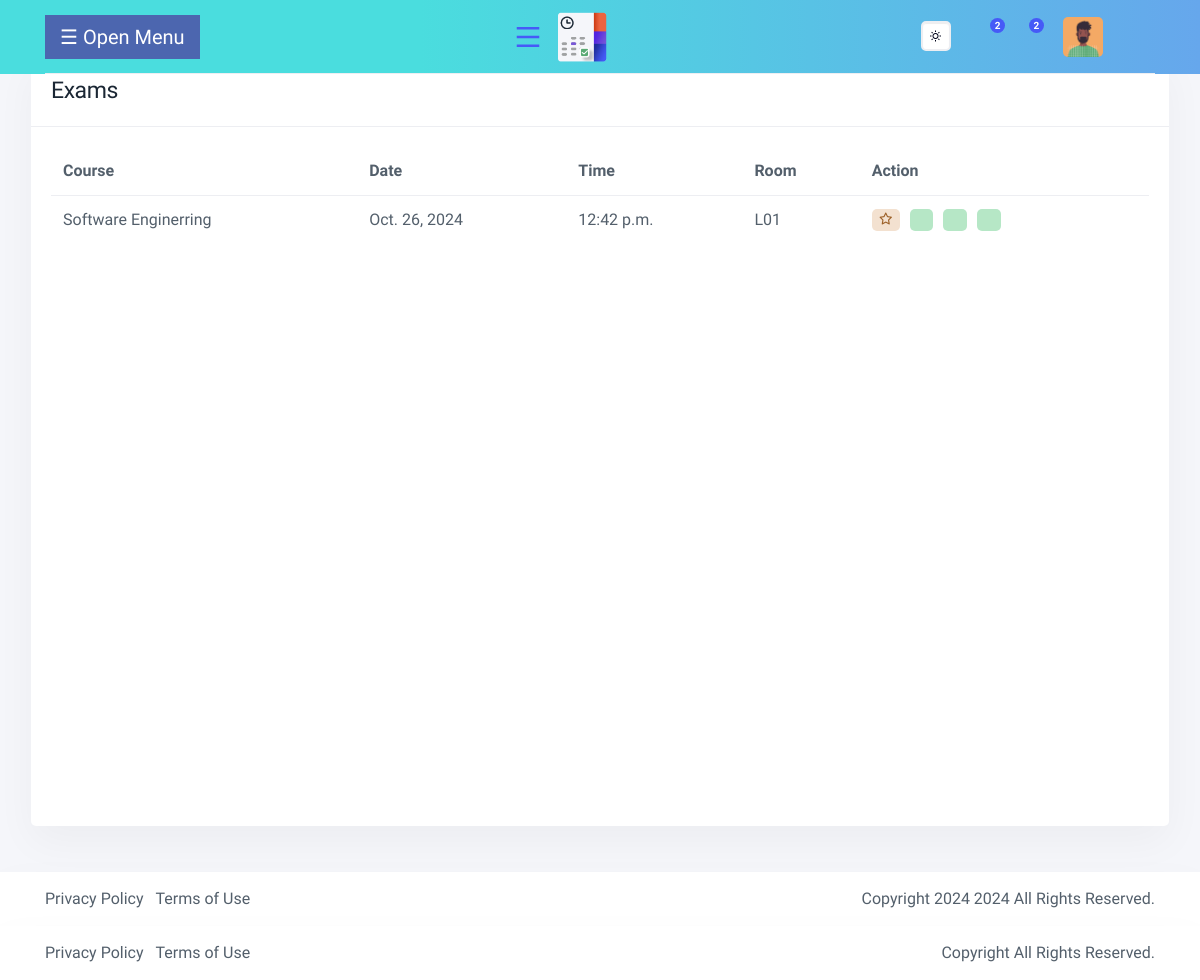
The page /exam_list/ on the database its author committed.
### exam_timetable/models.py (models this page shows, shortened)
class Exam(models.Model):
    course = models.ForeignKey(Course, on_delete=models.CASCADE)
    date = models.DateField()
    time = models.TimeField()
    duration = models.DurationField(help_text="Exam duration in hours")
    room = models.CharField(max_length=50)

class Course(models.Model):
    course_code = models.CharField(max_length=20, unique=True)
    course_name = models.CharField(max_length=100)
    faculty = models.ForeignKey(Faculty, on_delete=models.CASCADE)
    students = models.ManyToManyField(Student, related_name='courses')

### exam_timetable/views.py (the view)
# urls.py: path('exam_list/', views.exam_list, name='exam_list'),
def exam_list(request):
    exams = Exam.objects.all()
    return render(request, 'exam_timetable/exam_list.html', {'exams': exams})

### templates/exam_timetable/exam_list.html (shortened to what this page needs)
{% include '../a_header.html' %}
{% load static %}
    <link rel="stylesheet" href="https://cdn.datatables.net/1.13.6/css/jquery.dataTables.min.css">
    <div class="content-page" id="main">
        <div class="container-fluid   mt-5">
            <div class="row mt-3 main_card_sec">
                <div class="col-lg-12">
                    <div class="card card-block card-stretch card-height">
                        <div class="card-header d-flex justify-content-between">
                            <div class="iq-header-title">
                                <h4 class="card-title mb-0">Exams </h4>
                            </div>
                        </div>
                        <div class="card-body">
                            <div class="table-responsive data-table">
                                <table id="courseTable" class="data-tables table" style="width:100%">
                                    <thead>
                                        <tr>
                                            <th>Course</th>
                                            <th>Date</th>
                                            <th>Time</th>
                                            <th>Room</th>
                                            <th>Action</th>
                                        </tr>
                                    </thead>
                                    <tbody>
                                        {% for exam in exams %}
                                        <tr>
                                                <td>{{ exam.course.course_name }}</td>
                                                <td>{{ exam.date }}</td>
                                                <td>{{ exam.time }}</td>
                                                <td>{{ exam.room }}</td>
                                            <td>
                                                <div class="d-flex align-items-center action-icons">
                                                    <a class="badge bg-warning-light mr-2 star-icon" title="Select Row">
                                                        <i class="far fa-star"></i>
                                                    </a>
                                                    <a class="badge bg-success-light mr-2" title="View" href="#">
                                                        <i class="lar la-eye"></i>
                                                    </a>
                                                        <a class="badge bg-success-light mr-2" title="View" href="{% url 'create_exam' %}">
                                                            <i class="las la-pencil-alt"></i>
                                                        </a>
                                                        <a class="badge bg-success-light mr-2" title="View" href="#">
                                                            <i class="las la-trash"></i>
                                                        </a>
                                                    </div>
                                                </div>
                                        {% endfor %}
                            </div>
                        </div>
                    </div>
                </div>
            </div>
        </div>
    {% include '../calender_footer.html' %}
{% include '../calender_footer.html' %}

### static/css/big.css (style rules this page uses)
#main { transition: margin-left 0.3s; padding: 16px; }

### templates/exam_timetable/exam_list.html (style rules this page uses)
.main_card_sec { height: 100vh; }
.action-icons a { margin-right: 5px; cursor: pointer; }

### rows shown on the page
Exam: course.course_name "Software Enginerring", date "Oct. 26, 2024", time "12:42 p.m.", room "L01"
